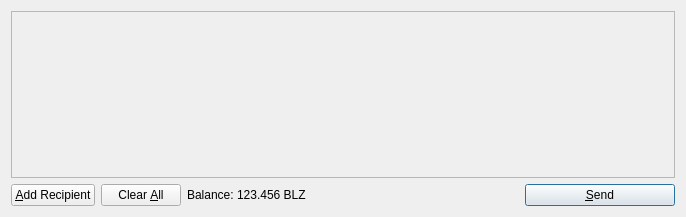
<?xml version="1.0" encoding="UTF-8"?>
<ui version="4.0">
 <class>SendCoinsDialog</class>
 <widget class="QDialog" name="SendCoinsDialog">
  <property name="geometry">
   <rect>
    <x>0</x>
    <y>0</y>
    <width>686</width>
    <height>217</height>
   </rect>
  </property>
  <property name="windowTitle">
   <string>Send Coins</string>
  </property>
  <layout class="QVBoxLayout" name="verticalLayout">
   <item>
    <widget class="QScrollArea" name="scrollArea">
     <property name="widgetResizable">
      <bool>true</bool>
     </property>
     <widget class="QWidget" name="scrollAreaWidgetContents">
      <property name="geometry">
       <rect>
        <x>0</x>
        <y>0</y>
        <width>666</width>
        <height>165</height>
       </rect>
      </property>
      <layout class="QVBoxLayout" name="verticalLayout_2">
       <property name="margin">
        <number>0</number>
       </property>
       <item>
        <layout class="QVBoxLayout" name="entries">
         <property name="spacing">
          <number>6</number>
         </property>
        </layout>
       </item>
       <item>
        <spacer name="verticalSpacer">
         <property name="orientation">
          <enum>Qt::Vertical</enum>
         </property>
         <property name="sizeHint" stdset="0">
          <size>
           <width>20</width>
           <height>40</height>
          </size>
         </property>
        </spacer>
       </item>
      </layout>
     </widget>
    </widget>
   </item>
   <item>
    <layout class="QHBoxLayout" name="horizontalLayout">
     <item>
      <widget class="QPushButton" name="addButton">
       <property name="toolTip">
        <string>Send to multiple recipients at once</string>
       </property>
       <property name="text">
        <string>&amp;Add Recipient</string>
       </property>
       <property name="icon">
        <iconset resource="../bitcoin.qrc">
         <normaloff>:/icons/add</normaloff>:/icons/add</iconset>
       </property>
       <property name="autoDefault">
        <bool>false</bool>
       </property>
      </widget>
     </item>
     <item>
      <widget class="QPushButton" name="clearButton">
       <property name="sizePolicy">
        <sizepolicy hsizetype="Minimum" vsizetype="Fixed">
         <horstretch>0</horstretch>
         <verstretch>0</verstretch>
        </sizepolicy>
       </property>
       <property name="toolTip">
        <string>Remove all transaction fields</string>
       </property>
       <property name="text">
        <string>Clear &amp;All</string>
       </property>
       <property name="icon">
        <iconset resource="../bitcoin.qrc">
         <normaloff>:/icons/remove</normaloff>:/icons/remove</iconset>
       </property>
       <property name="autoRepeatDelay">
        <number>300</number>
       </property>
       <property name="autoDefault">
        <bool>false</bool>
       </property>
      </widget>
     </item>
     <item>
      <layout class="QHBoxLayout" name="horizontalLayout_2">
       <property name="spacing">
        <number>3</number>
       </property>
       <item>
        <widget class="QLabel" name="label">
         <property name="text">
          <string>Balance:</string>
         </property>
        </widget>
       </item>
       <item>
        <widget class="QLabel" name="labelBalance">
         <property name="cursor">
          <cursorShape>IBeamCursor</cursorShape>
         </property>
         <property name="text">
          <string>123.456 BLZ</string>
         </property>
         <property name="textInteractionFlags">
          <set>Qt::LinksAccessibleByMouse|Qt::TextSelectableByKeyboard|Qt::TextSelectableByMouse</set>
         </property>
        </widget>
       </item>
      </layout>
     </item>
     <item>
      <spacer name="horizontalSpacer">
       <property name="orientation">
        <enum>Qt::Horizontal</enum>
       </property>
       <property name="sizeHint" stdset="0">
        <size>
         <width>40</width>
         <height>20</height>
        </size>
       </property>
      </spacer>
     </item>
     <item>
      <widget class="QPushButton" name="sendButton">
       <property name="minimumSize">
        <size>
         <width>150</width>
         <height>0</height>
        </size>
       </property>
       <property name="toolTip">
        <string>Confirm the send action</string>
       </property>
       <property name="text">
        <string>&amp;Send</string>
       </property>
       <property name="icon">
        <iconset resource="../bitcoin.qrc">
         <normaloff>:/icons/send</normaloff>:/icons/send</iconset>
       </property>
       <property name="default">
        <bool>true</bool>
       </property>
      </widget>
     </item>
    </layout>
   </item>
  </layout>
 </widget>
 <resources>
  <include location="../bitcoin.qrc"/>
 </resources>
 <connections/>
</ui>
